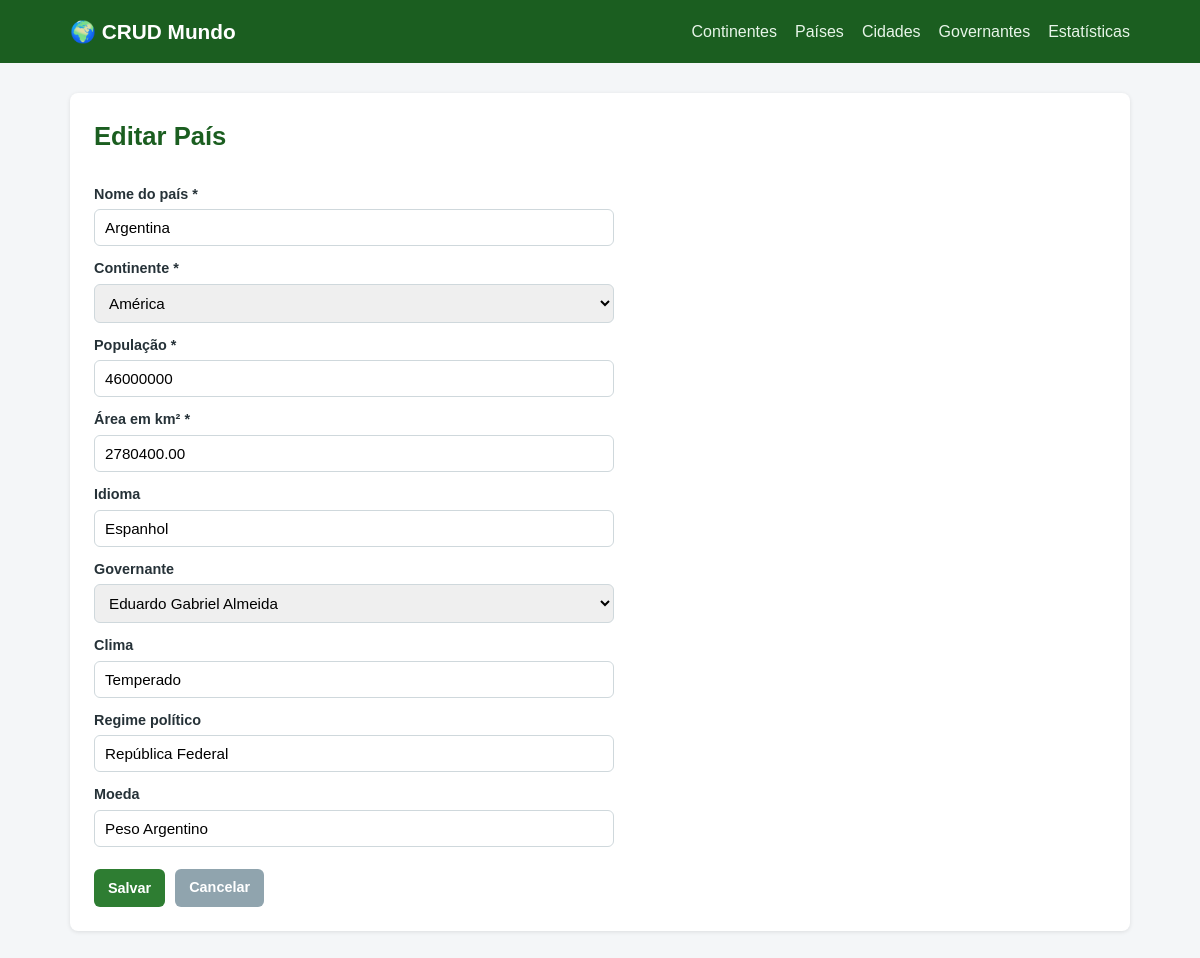
Page /paises_form.php?id=2 on the committed database.
### tables this page shows
create table paises (
    id int auto_increment primary key,
    nome varchar(100) not null,
    continente_id int not null,
    populacao bigint not null default 0,
    area decimal(15,2) not null default 0,
    idioma varchar(100),
    governante_id int null,
    clima varchar(100),
    regime_politico varchar(100),
    moeda varchar(50),
    constraint fk_pais_continente foreign key (continente_id) references continentes(id) on delete restrict,
    constraint fk_pais_governante foreign key (governante_id) references governantes(id) on delete set null
);

create table continentes (
    id int auto_increment primary key,
    nome varchar(50) not null,
    populacao bigint not null default 0,
    area decimal(15,2) not null default 0,
    total_paises int not null default 0
);

create table governantes (
    id  int auto_increment primary key,
    nome varchar(100) not null,
    partido_politico varchar(100),
    data_nascimento date,
    idade int,
    data_inicio_mandato date,
    data_fim_mandato date null
);

### paises_form.php (the view, shortened to what this page needs)
<?php
require_once "config/conexao.php";
$modo_edicao = false;
$pais = [
    "id" => "", "nome" => "", "continente_id" => "", "populacao" => "", "area" => "",
    "idioma" => "", "governante_id" => "", "clima" => "", "regime_politico" => "", "moeda" => ""
];
if (isset($_GET["id"])) {
    $id = intval($_GET["id"]);
    $resultado = mysqli_query($conexao, "SELECT * FROM paises WHERE id = $id");
    $encontrado = mysqli_fetch_assoc($resultado);
    if ($encontrado) {
        $pais = $encontrado;
        $modo_edicao = true;
    }
}
$continentes = mysqli_query($conexao, "SELECT id, nome FROM continentes ORDER BY nome");
$governantes = mysqli_query($conexao, "SELECT id, nome FROM governantes ORDER BY nome");
$titulo_pagina = $modo_edicao ? "Editar País" : "Novo País";
require_once "includes/cabecalho.php";
?>
<div class="container">
    <h1><?php echo $titulo_pagina; ?></h1>
    <?php if (mysqli_num_rows($continentes) === 0): ?>
        <p class="mensagem mensagem-erro">
            Você precisa cadastrar pelo menos um continente antes de cadastrar um país.
            <a href="continentes_form.php">Cadastrar continente</a>
        </p>
    <?php else: ?>
        <?php mysqli_data_seek($continentes, 0); ?>
        <form method="POST" class="formulario" onsubmit="return validarFormulario(this);">
            <label for="nome">Nome do país *</label>
            <input type="text" id="nome" name="nome" required value="<?php echo htmlspecialchars($pais["nome"]); ?>">
            <label for="continente_id">Continente *</label>
            <select id="continente_id" name="continente_id" required>
                <?php while ($c = mysqli_fetch_assoc($continentes)): ?>
                    <option value="<?php echo $c["id"]; ?>" <?php echo ($pais["continente_id"] == $c["id"]) ? "selected" : ""; ?>>
                        <?php echo htmlspecialchars($c["nome"]); ?>
                    </option>
                <?php endwhile; ?>
            </select>
            <label for="populacao">População *</label>
            <input type="number" id="populacao" name="populacao" min="0" required value="<?php echo htmlspecialchars($pais["populacao"]); ?>">
            <label for="area">Área em km² *</label>
            <input type="number" id="area" name="area" min="0" step="0.01" required value="<?php echo htmlspecialchars($pais["area"]); ?>">
            <label for="idioma">Idioma</label>
            <input type="text" id="idioma" name="idioma" value="<?php echo htmlspecialchars($pais["idioma"]); ?>">
            <label for="governante_id">Governante</label>
            <select id="governante_id" name="governante_id">
                <?php while ($g = mysqli_fetch_assoc($governantes)): ?>
                    <option value="<?php echo $g["id"]; ?>" <?php echo ($pais["governante_id"] == $g["id"]) ? "selected" : ""; ?>>
                        <?php echo htmlspecialchars($g["nome"]); ?>
                    </option>
                <?php endwhile; ?>
            </select>
            <label for="clima">Clima</label>
            <input type="text" id="clima" name="clima" value="<?php echo htmlspecialchars($pais["clima"]); ?>">
            <label for="regime_politico">Regime político</label>
            <input type="text" id="regime_politico" name="regime_politico" value="<?php echo htmlspecialchars($pais["regime_politico"]); ?>">
            <label for="moeda">Moeda</label>
            <input type="text" id="moeda" name="moeda" value="<?php echo htmlspecialchars($pais["moeda"]); ?>">
            <div class="acoes-formulario">
                <button type="submit" class="botao botao-criar">Salvar</button>
                <a href="paises_listar.php" class="botao botao-cancelar">Cancelar</a>
            </div>
        </form>
    <?php endif; ?>
</div>
<?php require_once "includes/rodape.php"; ?>

### css/estilo.css (style rules this page uses)
* { margin: 0; padding: 0; box-sizing: border-box; }
body { font-family: Arial, Helvetica, sans-serif; background-color: #f4f6f8; color: #263238; line-height: 1.5; }
a { text-decoration: none; color: inherit; }
.container { background-color: #ffffff; border-radius: 8px; padding: 24px; box-shadow: 0 1px 4px rgba(0, 0, 0, 0.1); }
h1 { font-size: 1.6rem; margin-bottom: 16px; color: #1b5e20; }
.botao { display: inline-block; padding: 8px 14px; border-radius: 6px; font-size: 0.9rem; font-weight: 600; border: none; cursor: pointer; }
.botao-criar { background-color: #2e7d32; color: #fff; }
.botao-cancelar { background-color: #90a4ae; color: #fff; }
.formulario { display: flex; flex-direction: column; max-width: 520px; }
.formulario label { margin-top: 12px; margin-bottom: 4px; font-weight: 600; font-size: 0.9rem; }
.formulario input, .formulario select { padding: 9px 10px; border: 1px solid #cfd8dc; border-radius: 6px; font-size: 0.95rem; }
.acoes-formulario { margin-top: 22px; display: flex; gap: 10px; }

### rows in the picture
paises: nome "Argentina", continente_id "América", populacao "46000000", area "2780400.00", idioma "Espanhol", governante_id "Eduardo Gabriel Almeida", clima "Temperado", regime_politico "República Federal", moeda "Peso Argentino"

### other values in the picture
$titulo_pagina "Editar País"
